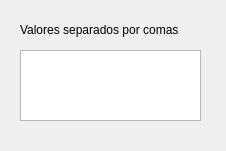
<?xml version="1.0" encoding="UTF-8"?>
<ui version="4.0">
 <class>Dialog</class>
 <widget class="QDialog" name="Dialog">
  <property name="geometry">
   <rect>
    <x>0</x>
    <y>0</y>
    <width>226</width>
    <height>151</height>
   </rect>
  </property>
  <property name="windowTitle">
   <string>Dialog</string>
  </property>
  <widget class="QTextEdit" name="textEdit">
   <property name="geometry">
    <rect>
     <x>20</x>
     <y>50</y>
     <width>181</width>
     <height>71</height>
    </rect>
   </property>
  </widget>
  <widget class="QLabel" name="label">
   <property name="geometry">
    <rect>
     <x>20</x>
     <y>20</y>
     <width>191</width>
     <height>19</height>
    </rect>
   </property>
   <property name="text">
    <string>Valores separados por comas</string>
   </property>
  </widget>
 </widget>
 <resources/>
 <connections/>
</ui>
